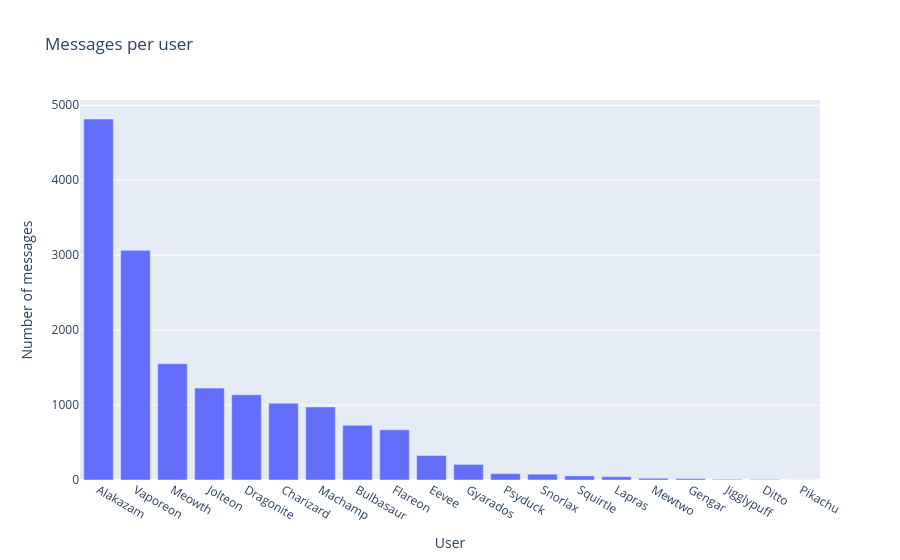

Notebook code cell kept with this figure:
### Code cell
# Messages per participant as a DataFrame
messages_per_person = (
    df.groupby("sender")
    .size()
    .sort_values(ascending=False)
    .reset_index(name="messages")
)

messages_per_person.head(1)

# Gráfica
fig = px.bar(
    messages_per_person,
    x="sender",
    y="messages",
    title="Messages per user",
    labels={
        "sender": "User",
        "messages": "Number of messages"
    }
)

fig.show()

### Figure 1 — Plotly figure (JSON) as saved in the notebook; plotly's stock layout.template omitted (floating-point values rounded to 4 significant figures)
{"data": [{"hovertemplate": "User=%{x}<br>Number of messages=%{y}<extra></extra>", "legendgroup": "", "marker": {"color": "#636efa", "pattern": {"shape": ""}}, "name": "", "orientation": "v", "showlegend": false, "textposition": "auto", "type": "bar", "x": ["Alakazam", "Vaporeon", "Meowth", "Jolteon", "Dragonite", "Charizard", "Machamp", "Bulbasaur", "Flareon", "Eevee", "Gyarados", "Psyduck", "Snorlax", "Squirtle", "Lapras", "Mewtwo", "Gengar", "Jigglypuff", "Ditto", "Pikachu"], "xaxis": "x", "y": [4817, 3064, 1552, 1226, 1139, 1025, 975, 729, 669, 327, 208, 85, 78, 55, 44, 24, 19, 9, 7, 1], "yaxis": "y"}], "layout": {"barmode": "relative", "legend": {"tracegroupgap": 0}, "title": {"text": "Messages per user"}, "xaxis": {"anchor": "y", "domain": [0, 1], "title": {"text": "User"}}, "yaxis": {"anchor": "x", "domain": [0, 1], "title": {"text": "Number of messages"}}}}
